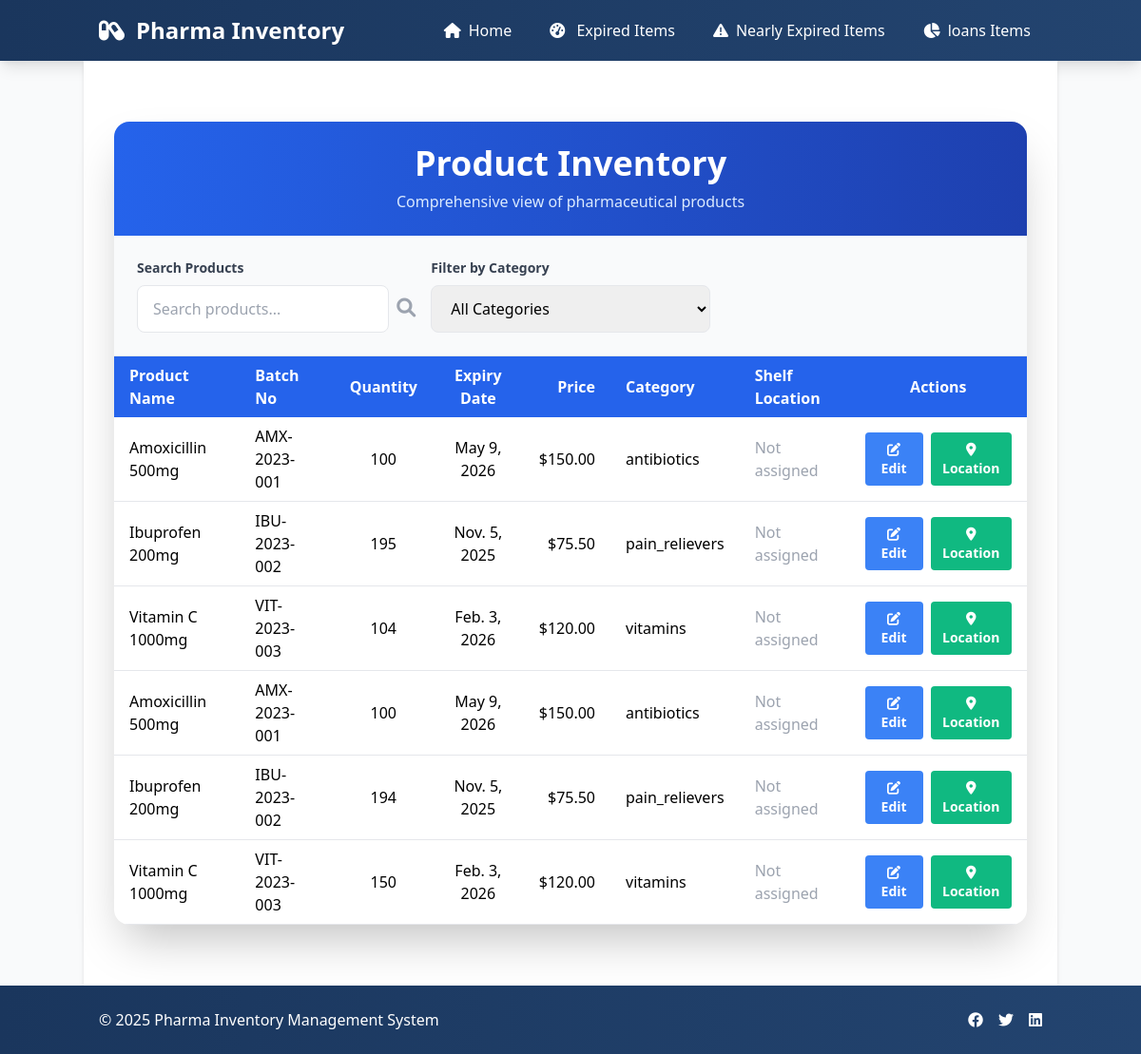
Screenshot of /inventory/products/ (signed in) with the database file from the repository.
### inventory/models.py (models this page shows, shortened)
class Inventory(models.Model):
    CATEGORY_CHOICES = [
        ('antibiotics', 'Antibiotics'),
        ('pain_relievers', 'Pain Relievers (Analgesics)'),
        ('anti_inflammatory', 'Antipyretics and Anti-inflammatory Drugs'),
        ('gastrointestinal', 'Antacids and Gastrointestinal Medicines'),
        ('vitamins', 'Vitamins and Supplements'),
        ('antidiabetics', 'Antidiabetics'),
        ('cardiovascular', 'Cardiovascular Medicines'),
        ('respiratory', 'Respiratory Medicines (Asthma, COPD)'),
        ('antimalarials', 'Antimalarials'),
        ('cough_cold', 'Cough and Cold Preparations'),
    ]
    product_name = models.CharField(max_length=255)
    batch_no = models.CharField(max_length=100)
    quantity = models.IntegerField()
    reserved_quantity = models.IntegerField(default=0, help_text="Quantity reserved during payment")
    expiry_date = models.DateField()
    price = models.DecimalField(max_digits=10, decimal_places=2)
    category = models.CharField(
        max_length=50,
        choices=CATEGORY_CHOICES,
        default='antibiotics',
        verbose_name="Category"
    )
    shelf_location = models.CharField(
        max_length=100,
        blank=True,
        null=True,
        verbose_name="Shelf Location",
        help_text="Physical location of the product in storage"
    )
    created_at = models.DateTimeField(auto_now_add=True)
    STATUS_CHOICES = [
        ('available', 'Available'),
        ('expired', 'Expired'),
        ('disposed', 'Disposed'),
        ('quarantined', 'Quarantined'),
    ]
    status = models.CharField(
        max_length=20,
        choices=STATUS_CHOICES,
        default='available'
    )
    moved_to_pharmacy_date = models.DateField(
        null=True,
        blank=True,
        verbose_name="Moved to Pharmacy Date",
        help_text="Date when product was moved to pharmacy section"
    )
    original_quantity = models.IntegerField(
        default=0,
        verbose_name="Original Quantity",
        help_text="Initial quantity when product was added"
    )
    total_disposed = models.IntegerField(
        default=0,
        verbose_name="Total Disposed",
        help_text="Sum of all disposed quantities"
    )
    NEAR_EXPIRY_THRESHOLD = 180  # 6 months in days
    class Meta:
        verbose_name_plural = "Inventories"

### inventory/views.py (the view)
# urls.py: path('products/',views.product_list, name='product_list'),
@login_required
def product_list(request):
    search = request.POST.get('search', '').strip()
    category_filter = request.POST.get('category_filter', '').strip()
    products = Inventory.objects.all()
    if search:
        products = products.filter(
            Q(product_name__icontains=search) |
            Q(batch_no__icontains=search) |
            Q(category__icontains=search)
        )
    if category_filter:
        products = products.filter(category=category_filter)
    categories = Inventory.objects.values_list('category', flat=True).distinct()
    context = {
        'products': products,
        'categories': categories,
        'search': search,
        'category_filter': category_filter,
    }
    return render(request, 'clerk/product_list.html', context)

### inventory/templates/clerk/product_list.html (shortened to what this page needs)
{% extends 'base.html' %}
{% load static %}
{% block content %}
<div class="container mx-auto px-4 py-8">
    <div class="bg-white shadow-2xl rounded-2xl overflow-hidden">
        <div class="bg-gradient-to-r from-blue-600 to-blue-800 text-white p-6">
            <h2 class="text-4xl font-bold text-center">
                Product Inventory
            </h2>
            <p class="text-center text-blue-100 mt-2">
                Comprehensive view of pharmaceutical products
            </p>
        </div>
        <div class="p-6 bg-gray-50 border-b">
            <form method="post" class="grid md:grid-cols-3 gap-4" id="filter-form">
                <div class="relative">
                    <label class="block text-gray-700 text-sm font-bold mb-2">
                        Search Products
                    </label>
                    <div class="flex items-center space-x-2">
                        <div class="relative flex-grow">
                            <input
                                type="text"
                                name="search"
                                id="searchInput"
                                placeholder="Search products..."
                                class="filter-input w-full px-4 py-3 rounded-lg border focus:outline-none"
                                value="{{ search }}"
                            >
                        </div>
                        <button type="submit" class="text-gray-400 hover:text-blue-500 cursor-pointer">
                            <i class="fas fa-search text-xl"></i>
                        </button>
                    </div>
                </div>
                <div>
                    <label class="block text-gray-700 text-sm font-bold mb-2">
                        Filter by Category
                    </label>
                    <select
                        name="category_filter"
                        class="filter-input w-full px-4 py-3 rounded-lg border focus:outline-none"
                        onchange="document.getElementById('filter-form').submit();"
                    >
                        <option value="">All Categories</option>
                    </select>
                </div>
            </form>
        </div>
        {% if products %}
<div class="overflow-x-auto">
    <table class="w-full">
        <thead class="bg-blue-600 text-white">
            <tr>
                <th class="px-4 py-2 text-left">Product Name</th>
                <th class="px-4 py-2 text-left">Batch No</th>
                <th class="px-4 py-2 text-center">Quantity</th>
                <th class="px-4 py-2 text-center">Expiry Date</th>
                <th class="px-4 py-2 text-right">Price</th>
                <th class="px-4 py-2 text-left">Category</th>
                <th class="px-4 py-2 text-left">Shelf Location</th>
                <th class="px-4 py-2 text-center">Actions</th>
            </tr>
        </thead>
        <tbody>
            {% for product in products %}
                <tr class="hover:bg-blue-50 border-b">
                    <td class="px-4 py-2 text-left">{{ product.product_name }}</td>
                    <td class="px-4 py-2 text-left">{{ product.batch_no }}</td>
                    <td class="px-4 py-2 text-center">{{ product.quantity }}</td>
                    <td class="px-4 py-2 text-center">{{ product.expiry_date }}</td>
                    <td class="px-4 py-2 text-right">${{ product.price }}</td>
                    <td class="px-4 py-2 text-left">{{ product.category }}</td>
                    <td class="px-4 py-2 text-left">
                        {% if product.shelf_location %}
                            {{ product.shelf_location }}
                        {% else %}
                            <span class="text-gray-400">Not assigned</span>
                        {% endif %}
                    </td>
                    <td class="px-4 py-2 text-center">
                        <div class="flex space-x-2 justify-center">
                            <a href="#"
                               class="bg-blue-500 hover:bg-blue-700 text-white font-bold py-2 px-3 rounded inline-block text-sm">
                                <i class="fas fa-edit"></i> Edit
                            </a>
                            <a href="{% url 'update_shelf_location' product.id %}"
                               class="bg-green-500 hover:bg-green-700 text-white font-bold py-2 px-3 rounded inline-block text-sm">
                                <i class="fas fa-map-marker-alt"></i> Location
                            </a>
                        </div>
                    </td>
                </tr>
            {% endfor %}
        </tbody>
    </table>
</div>
        {% endif %}
    </div>
</div>
{% endblock %}

### inventory/templates/base.html (shortened to what this page needs)
{% load static %}
<!DOCTYPE html>
<html lang="en">
<head>
    <link href="https://cdn.jsdelivr.net/npm/tailwindcss@2.2.19/dist/tailwind.min.css" rel="stylesheet">
    <link href="https://cdnjs.cloudflare.com/ajax/libs/font-awesome/6.0.0-beta3/css/all.min.css" rel="stylesheet">
</head>
<body class="flex flex-col min-h-screen bg-gray-50">
    <header class="gradient-bg text-white py-4 shadow-lg animate-slide-in">
        <div class="container mx-auto px-4 flex flex-col md:flex-row justify-between items-center">
            <div class="flex items-center justify-between w-full md:w-auto">
                <h1 class="text-2xl font-bold flex items-center">
                    <i class="fas fa-capsules mr-3"></i>
                    Pharma Inventory
                </h1>
            </div>
            <nav id="mobile-menu" class="hidden md:block">
                <ul class="flex flex-col md:flex-row space-y-2 md:space-y-0 md:space-x-4">
                    {% if user.is_authenticated %}
                        {% if user.profile.role == 'clerk' %}
                            <li><a href="{% url 'index' %}" class="nav-link"><i class="fas fa-home mr-2"></i>Home</a></li>
                            <li><a href="#" class="nav-link"><i class="fas fa-plus-circle mr-2"></i>Register</a></li>
                            <li><a href="#" class="nav-link"><i class="fas fa-box mr-2"></i>Products</a></li>
                            <li><a href="#" class="nav-link"><i class="fas fa-archive mr-2"></i>Reservations</a></li>
                        {% elif user.profile.role == 'regulatory' %}
                            <li><a href="{% url 'index' %}" class="nav-link"><i class="fas fa-home mr-2"></i>Home</a></li>
                            <li><a href="{% url 'expired_products' %}" class="nav-link"><i class="fas fa-tachometer-alt mr-2"></i> Expired Items</a></li>
                            <li><a href="{% url 'near_expiry_list' %}" class="nav-link"><i class="fas fa-exclamation-triangle mr-2"></i>Nearly Expired Items</a></li>
                            <li><a href="{% url 'pharmacy_loans_list' %}" class="nav-link"><i class="fas fa-chart-pie mr-2"></i>loans Items</a></li>
                        {% endif %}
                    {% else %}
                        <li><a href="{% url 'index' %}" class="nav-link pr-4"><i class="fas fa-home mr-2"></i>Home</a></li>
                        <li><a href="{% url 'login' %}" class="nav-link pr-4"><i class="fas fa-sign-in-alt mr-2"></i>Login</a></li>
                    {% endif %}
                </ul>
            </nav>
        </div>
    </header>
    <main class="flex-1 container mx-auto px-4 py-8 bg-white shadow-md">
        {% block content %}{% endblock %}
    </main>
    <footer class="gradient-bg text-white py-6">
        <div class="container mx-auto px-4 flex flex-col md:flex-row justify-between items-center">
            <div class="text-center md:text-left mb-4 md:mb-0">
                &copy; {% now "Y" %} Pharma Inventory Management System
            </div>
            <div class="flex space-x-4">
                <a href="#" class="hover:text-blue-300"><i class="fab fa-facebook"></i></a>
                <a href="#" class="hover:text-blue-300"><i class="fab fa-twitter"></i></a>
                <a href="#" class="hover:text-blue-300"><i class="fab fa-linkedin"></i></a>
            </div>
        </div>
    </footer>
</body>
</html>

### inventory/templates/base.html (style rules this page uses)
:root { --primary-color: #1a365d; --secondary-color: #2c5282; --accent-color: #4299e1; --hover-color: #63b3ed; }
.gradient-bg { background: linear-gradient(to right, var(--primary-color), var(--secondary-color)); background-size: 200% 200%; animation: gradientFlow 15s ease infinite; }
.nav-link { position: relative; color: white; padding: 0.5rem 0.75rem; border-radius: 0.375rem; transition: all 0.3s ease-in-out; transform: translateY(0); }
.nav-link::before { content: ''; position: absolute; bottom: -2px; left: 0; width: 0; height: 2px; background-color: var(--hover-color); transition: width 0.3s ease-in-out; }
.animate-slide-in { animation: slideIn 0.5s ease-out; }

### inventory/templates/clerk/product_list.html (style rules this page uses)
.filter-input { transition: all 0.3s ease-in-out; }

### rows the page displays
Inventory: product_name "Amoxicillin 500mg", batch_no "AMX-2023-001", quantity "100", expiry_date "May 9, 2026", price "150.00", category "antibiotics", shows "Not assigned"
Inventory: product_name "Ibuprofen 200mg", batch_no "IBU-2023-002", quantity "195", expiry_date "Nov. 5, 2025", price "75.50", category "pain_relievers", shows "Not assigned"
Inventory: product_name "Vitamin C 1000mg", batch_no "VIT-2023-003", quantity "104", expiry_date "Feb. 3, 2026", price "120.00", category "vitamins", shows "Not assigned"
Inventory: product_name "Amoxicillin 500mg", batch_no "AMX-2023-001", quantity "100", expiry_date "May 9, 2026", price "150.00", category "antibiotics", shows "Not assigned"
Inventory: product_name "Ibuprofen 200mg", batch_no "IBU-2023-002", quantity "194", expiry_date "Nov. 5, 2025", price "75.50", category "pain_relievers", shows "Not assigned"
Inventory: product_name "Vitamin C 1000mg", batch_no "VIT-2023-003", quantity "150", expiry_date "Feb. 3, 2026", price "120.00", category "vitamins", shows "Not assigned"
